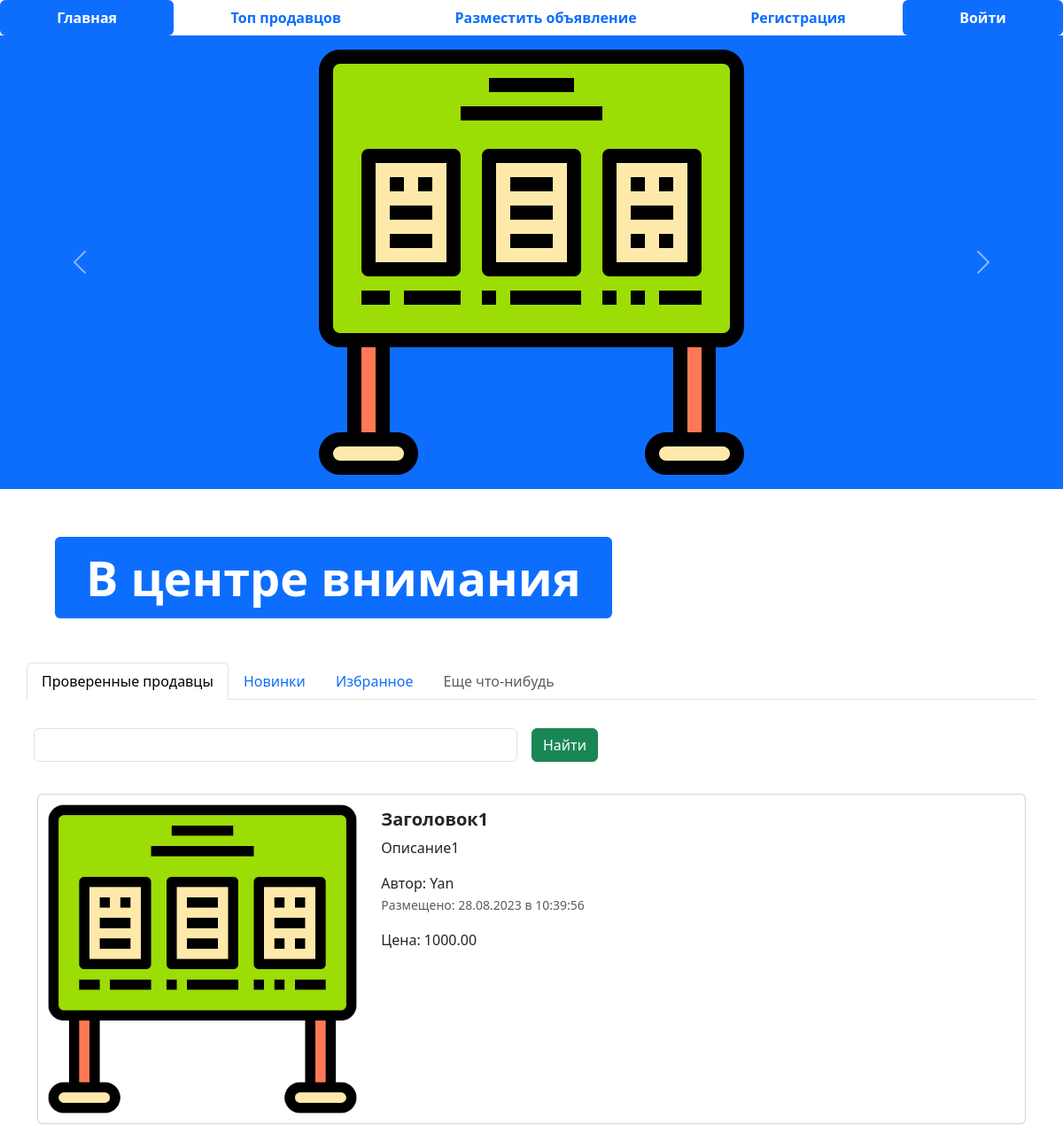
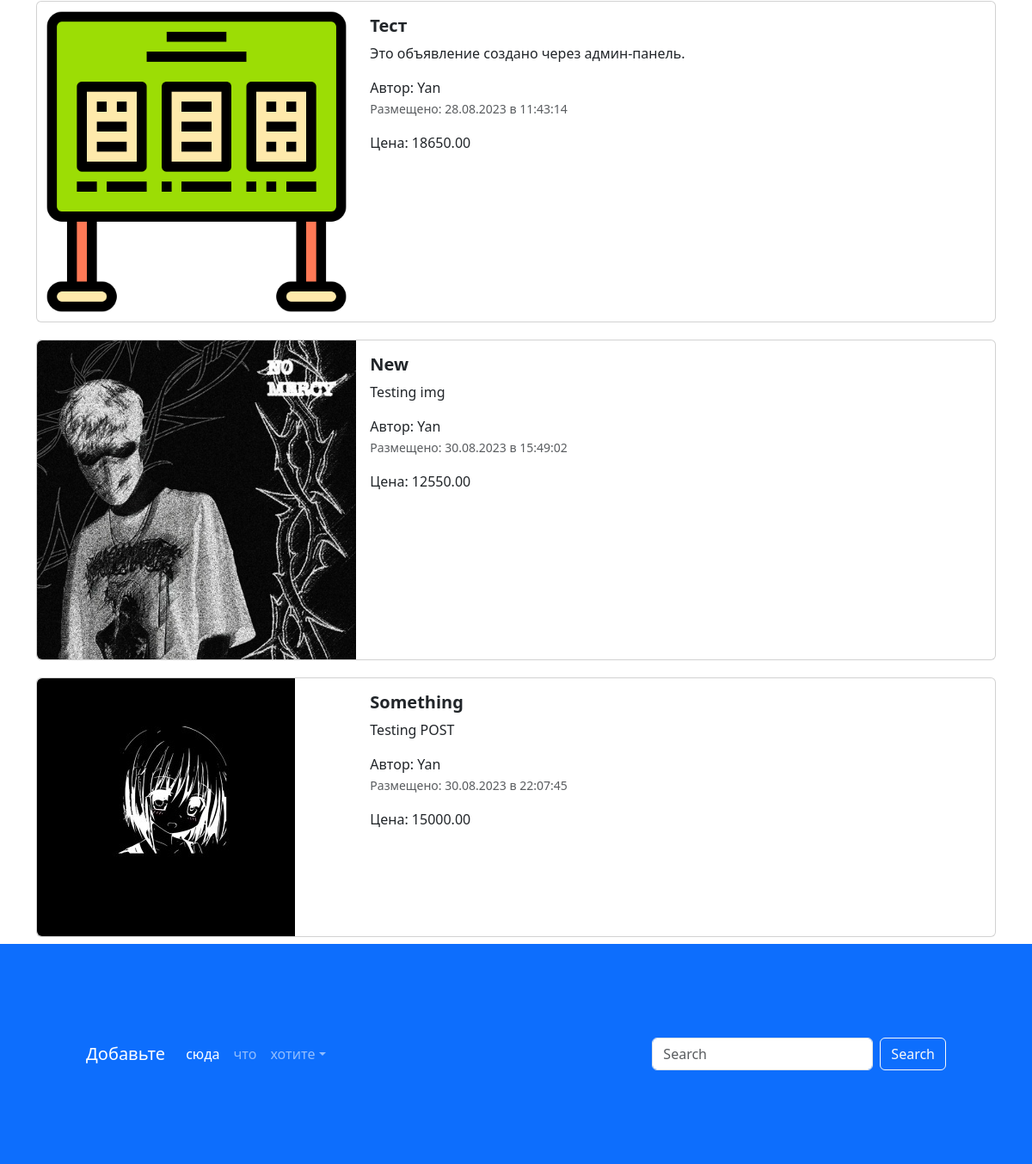
The page / on the database its author committed (2 pictures, top to bottom).
### app_advertisements/models.py (models this page shows, shortened)
class Advertisement(models.Model):
    title = models.CharField('Заголовок', max_length=128)
    description = models.TextField('Описание')
    price = models.DecimalField('Цена', max_digits=10, decimal_places=2)
    auction = models.BooleanField('Торг', help_text='Отметьте, если торг уместен')
    created_at = models.DateTimeField(auto_now_add=True)
    updated_at = models.DateTimeField(auto_now=True)
    user = models.ForeignKey(User, on_delete=models.CASCADE, verbose_name='Пользователь')
    image = models.ImageField('Изображение', upload_to='advertisements/')
    def get_absolute_url(self):
        return reverse('adv-detail', kwargs={'pk': self.pk})
    @admin.display(description='Дата создания')
    def created_date(self):
        if self.created_at.date() == timezone.now().date():
            created_time = self.created_at.time().strftime('%H:%M:%S')
            return format_html('<span style="color: limegreen; font-weight: bold">Сегодня в {}</span>', created_time)
        return self.created_at.strftime('%d.%m.%Y в %H:%M:%S')
    class Meta:
        db_table = 'advertisements'

### app_advertisements/views.py (the view)
# urls.py: path('', index, name='main-page'),
def index(request):
    title = request.GET.get('query')
    if title:
        advertisements = Advertisement.objects.filter(title__icontains=title)
    else:
        advertisements = Advertisement.objects.all()
    context = {
        'advertisements': advertisements,
        'title': title,
    }
    return render(request, 'app_adv/index.html', context)

### templates/app_adv/index.html (shortened to what this page needs)
{% extends 'base.html' %}
{% load static %}
{% block body %}
<ul class="nav nav-pills sticky-top bg-white nav-fill">
  <li class="nav-item">
    <a class="nav-link active" aria-current="page" href="{% url 'main-page' %}">
      <span style="font-weight: bold;">Главная</span>
    </a>
  </li>
  <li class="nav-item">
    <a class="nav-link" href="{% url 'top-sellers' %}"><span style="font-weight: bold;">Топ продавцов</span>
    </a>
  </li>
  <li class="nav-item">
    <a class="nav-link" href="{% url 'adv-post' %}">
      <span style="font-weight: bold;">Разместить объявление</span>
    </a>
  </li>
  {% if not user.is_authenticated %}
    <li class="nav-item">
      <a class="nav-link" href="{% url 'register' %}">
        <span style="font-weight: bold;">Регистрация</span>
      </a>
    </li>
    <li class="nav-item">
      <a class="nav-link active" aria-current="page" href="{% url 'login' %}">
        <span style="font-weight: bold;">Войти</span>
      </a>
    </li>
    {% endif %}
</ul>
<div id="carouselExampleControls" class="carousel slide bg-primary" data-bs-ride="carousel">
  <div class="carousel-inner">
    <div class="carousel-item active">
      <img src="{% static 'img/adv.png' %}" class="mx-auto d-block w-33" alt="...">
    </div>
  </div>
  <button class="carousel-control-prev" type="button" data-bs-target="#carouselExampleControls" data-bs-slide="prev">
    <span class="carousel-control-prev-icon" aria-hidden="true"></span>
  </button>
  <button class="carousel-control-next" type="button" data-bs-target="#carouselExampleControls" data-bs-slide="next">
    <span class="carousel-control-next-icon" aria-hidden="true"></span>
  </button>
</div>
<div class="container" style="margin: 50px;">
  <div class="display-2">
    <span class="badge bg-primary">В центре внимания</span>
  </div>
</div>
<div class="container">
  <div class="row">
    <ul class="nav nav-tabs bg-white">
      <li class="nav-item">
        <a class="nav-link active" aria-current="page" href="#">Проверенные продавцы</a>
      </li>
      <li class="nav-item">
        <a class="nav-link" href="#">Новинки</a>
      </li>
      <li class="nav-item">
        <a class="nav-link" href="#">Избранное</a>
      </li>
      <li class="nav-item">
        <a class="nav-link disabled" href="#" tabindex="-1" aria-disabled="true">Еще что-нибудь</a>
      </li>
    </ul>
    <form class="row g-3" method="get">
      <div class="col-auto w-50">
        <input name="query" value="{% if title %} {{ title }} {% endif %}" type="text" class="form-control">
      </div>
      <div class="col-auto">
        <button type="submit" class="btn btn-success mb-3">Найти</button>
      </div>
    </form>
  </div>
  {% for adv in advertisements %}
  <div class="col">
    <div class="card mb-2" style="max-width: 1200px; margin-top: 20px;">
      <div class="row g-0">
        <div class="col-md-4">
          <a href="{{ adv.get_absolute_url }}" class="nav-link">
            <img src="{% if adv.image %} {{ adv.image.url }} {% else %} {% static 'img/adv.png' %} {% endif %}" class="img-fluid rounded-start" alt="Card title">
          </a>
        </div>
        <div class="col-md-8">
          <div class="card-body">
            <h5 class="card-title">
              <a href="{{ adv.get_absolute_url }}" class="nav-link"><strong>{{ adv.title }}</strong></a>
            </h5>
            <a href="{{ adv.get_absolute_url }}l" class="nav-link">
              <p class="card-text">
                {{ adv.description }}
              </p>
              <span>Автор: {{ adv.user }}</span>
              <p class="card-text"><small class="text-muted">Размещено: {{ adv.created_date }}</small></p>
              <span>Цена: {{ adv.price }}</span>
            </a>
          </div>
        </div>
      </div>
    </div>
  </div>
  {% endfor %}
</div>
<footer style="padding: 100px;" class="bg-primary">
  <nav class="navbar navbar-expand-sm navbar-dark">
    <a class="navbar-brand" href="#">Добавьте</a>
    <div class="collapse navbar-collapse" id="collapsibleNavId">
      <ul class="navbar-nav me-auto mt-2 mt-lg-0">
        <li class="nav-item">
          <a class="nav-link active" href="#" aria-current="page">сюда</a>
        </li>
        <li class="nav-item">
          <a class="nav-link" href="#">что</a>
        </li>
        <li class="nav-item dropdown">
          <a class="nav-link dropdown-toggle" href="#" id="dropdownId" data-bs-toggle="dropdown" aria-haspopup="true"
             aria-expanded="false">хотите</a>
        </li>
      </ul>
      <form class="d-flex my-2 my-lg-0">
        <input class="form-control me-sm-2" type="text" placeholder="Search">
        <button class="btn btn-outline-light my-2 my-sm-0" type="submit">Search</button>
      </form>
    </div>
  </nav>
</footer>
{% endblock %}

### templates/base.html (shortened to what this page needs)
{% load static %}
<!DOCTYPE html>
<html lang="en">
<head>
  <link href="{% static 'css/bootstrap.min.css' %}" rel="stylesheet">
  <link rel="stylesheet" href="{% static 'css/fontello.css' %}">
</head>
<body>
{% block body %}
{% endblock %}
</body>
</html>

### rows shown on the page
Advertisement: title "Заголовок1", description "Описание1", user "Yan", created_date "28.08.2023 в 10:39:56", price "1000.00"
Advertisement: title "Тест", description "Это объявление создано через админ-панель.", user "Yan", created_date "28.08.2023 в 11:43:14", price "18650.00"
Advertisement: image (picture), title "New", description "Testing img", user "Yan", created_date "30.08.2023 в 15:49:02", price "12550.00"
Advertisement: image (picture), title "Something", description "Testing POST", user "Yan", created_date "30.08.2023 в 22:07:45", price "15000.00"
